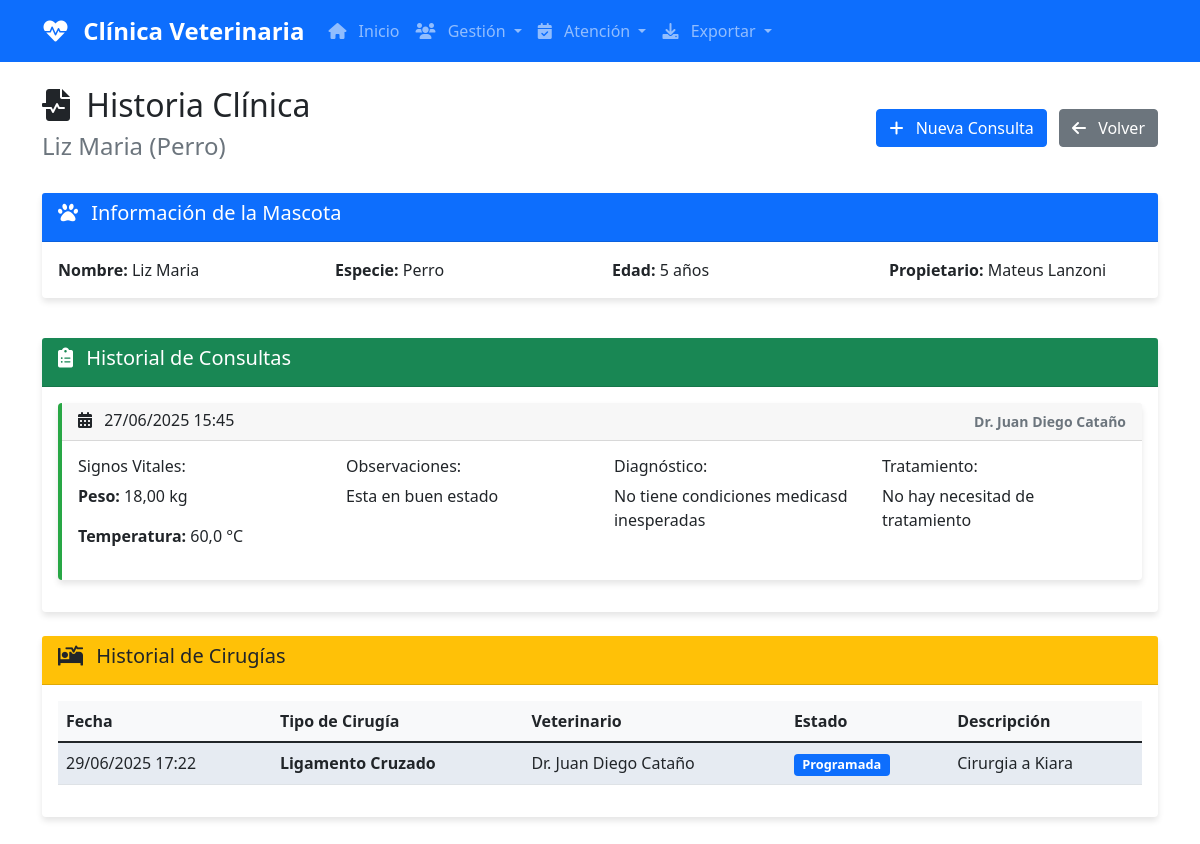
Screenshot of /mascotas/2/historia/ with the database file from the repository.
### core/models.py (models this page shows, shortened)
class Mascota(models.Model):
    ESPECIES = [
        ("Perro", "Perro"),
        ("Gato",  "Gato"),
        ("Ave",   "Ave"),
        ("Otro",  "Otro"),
    ]
    nombre      = models.CharField(max_length=100)
    especie     = models.CharField(max_length=20, choices=ESPECIES)
    edad        = models.PositiveIntegerField()
    propietario = models.ForeignKey(Propietario, on_delete=models.CASCADE)

class Propietario(models.Model):
    nombre   = models.CharField(max_length=100)
    telefono = models.CharField(max_length=20)
    email    = models.EmailField()

class BitacoraConsulta(models.Model):
    fecha = models.DateTimeField(auto_now_add=True)
    mascota = models.ForeignKey(Mascota, on_delete=models.CASCADE, related_name='bitacoras')
    veterinario = models.ForeignKey(Veterinario, on_delete=models.CASCADE, null=True, blank=True)
    observaciones = models.TextField()
    diagnostico = models.TextField()
    tratamiento = models.TextField()
    medicamentos_recetados = models.ManyToManyField(Medicamento, blank=True)
    peso = models.DecimalField(max_digits=5, decimal_places=2, null=True, blank=True)
    temperatura = models.DecimalField(max_digits=4, decimal_places=1, null=True, blank=True)
    class Meta:
        ordering = ['-fecha']

class Veterinario(models.Model):
    nombre = models.CharField(max_length=100)
    especialidad = models.CharField(max_length=100)
    telefono = models.CharField(max_length=20)

class Cirugia(models.Model):
    ESTADOS = [
        ('programada', 'Programada'),
        ('en_proceso', 'En Proceso'),
        ('completada', 'Completada'),
        ('cancelada', 'Cancelada'),
    ]
    fecha = models.DateTimeField()
    tipo_cirugia = models.CharField(max_length=200)
    descripcion = models.TextField()
    estado = models.CharField(max_length=20, choices=ESTADOS, default='programada')
    mascota = models.ForeignKey(Mascota, on_delete=models.CASCADE)
    veterinario = models.ForeignKey(Veterinario, on_delete=models.CASCADE)
    fecha_creacion = models.DateTimeField(auto_now_add=True)
    fecha_actualizacion = models.DateTimeField(auto_now=True)

### core/views.py (the view)
# urls.py: path("mascotas/<int:mascota_id>/historia/", views.historia_clinica, name="historia_clinica"),
def historia_clinica(request, mascota_id):
    mascota = get_object_or_404(Mascota, id=mascota_id)
    bitacoras = BitacoraConsulta.objects.filter(mascota=mascota).order_by('-fecha')
    cirugias = Cirugia.objects.filter(mascota=mascota).order_by('-fecha')
    context = {
        'mascota': mascota,
        'bitacoras': bitacoras,
        'cirugias': cirugias,
    }
    logger.info(f"Historia clínica generada para mascota: {mascota.nombre}")
    return render(request, "historia_clinica.html", context)

### templates/historia_clinica.html (shortened to what this page needs)
{% extends "base.html" %}
{% block content %}
<div class="container mt-4">
    <div class="d-flex justify-content-between align-items-center mb-4">
        <div>
            <h2><i class="fas fa-file-medical-alt"></i> Historia Clínica</h2>
            <h4 class="text-muted">{{ mascota.nombre }} ({{ mascota.especie }})</h4>
        </div>
        <div>
            <a href="{% url 'bitacora_crear' %}" class="btn btn-primary me-2">
                <i class="fas fa-plus"></i> Nueva Consulta
            </a>
            <a href="{% url 'mascotas_lista' %}" class="btn btn-secondary">
                <i class="fas fa-arrow-left"></i> Volver
            </a>
        </div>
    </div>
    <div class="row mb-4">
        <div class="col-md-12">
            <div class="card">
                <div class="card-header bg-primary text-white">
                    <h5><i class="fas fa-paw"></i> Información de la Mascota</h5>
                </div>
                <div class="card-body">
                    <div class="row">
                        <div class="col-md-3">
                            <strong>Nombre:</strong> {{ mascota.nombre }}
                        </div>
                        <div class="col-md-3">
                            <strong>Especie:</strong> {{ mascota.especie }}
                        </div>
                        <div class="col-md-3">
                            <strong>Edad:</strong> {{ mascota.edad }} años
                        </div>
                        <div class="col-md-3">
                            <strong>Propietario:</strong> {{ mascota.propietario.nombre }}
                        </div>
                    </div>
                </div>
            </div>
        </div>
    </div>
    {% if bitacoras %}
        <div class="card mb-4">
            <div class="card-header bg-success text-white">
                <h5><i class="fas fa-clipboard-list"></i> Historial de Consultas</h5>
            </div>
            <div class="card-body">
                {% for bitacora in bitacoras %}
                    <div class="card mb-3 border-left-success">
                        <div class="card-header">
                            <div class="d-flex justify-content-between">
                                <h6 class="mb-0">
                                    <i class="fas fa-calendar-alt"></i>
                                    {{ bitacora.fecha|date:"d/m/Y H:i" }}
                                </h6>
                                <small class="text-muted">
                                    {% if bitacora.veterinario %}
                                        Dr. {{ bitacora.veterinario.nombre }}
                                    {% else %}
                                        Veterinario no asignado
                                    {% endif %}
                                </small>
                            </div>
                        </div>
                        <div class="card-body">
                            <div class="row">
                                {% if bitacora.peso or bitacora.temperatura %}
                                <div class="col-md-3">
                                    <h6>Signos Vitales:</h6>
                                    {% if bitacora.peso %}<p><strong>Peso:</strong> {{ bitacora.peso }} kg</p>{% endif %}
                                    {% if bitacora.temperatura %}<p><strong>Temperatura:</strong> {{ bitacora.temperatura }} °C</p>{% endif %}
                                </div>
                                {% endif %}
                                <div class="col-md-{% if bitacora.peso or bitacora.temperatura %}9{% else %}12{% endif %}">
                                    <div class="row">
                                        <div class="col-md-4">
                                            <h6>Observaciones:</h6>
                                            <p>{{ bitacora.observaciones }}</p>
                                        </div>
                                        <div class="col-md-4">
                                            <h6>Diagnóstico:</h6>
                                            <p>{{ bitacora.diagnostico }}</p>
                                        </div>
                                        <div class="col-md-4">
                                            <h6>Tratamiento:</h6>
                                            <p>{{ bitacora.tratamiento }}</p>
                                        </div>
                                    </div>
                                </div>
                            </div>
                        </div>
                    </div>
                {% endfor %}
            </div>
        </div>
    {% endif %}
    {% if cirugias %}
        <div class="card mb-4">
            <div class="card-header bg-warning text-dark">
                <h5><i class="fas fa-procedures"></i> Historial de Cirugías</h5>
            </div>
            <div class="card-body">
                <div class="table-responsive">
                    <table class="table table-striped">
                        <thead>
                            <tr>
                                <th>Fecha</th>
                                <th>Tipo de Cirugía</th>
                                <th>Veterinario</th>
                                <th>Estado</th>
                                <th>Descripción</th>
                            </tr>
                        </thead>
                        <tbody>
                            {% for cirugia in cirugias %}
                            <tr>
                                <td>{{ cirugia.fecha|date:"d/m/Y H:i" }}</td>
                                <td><strong>{{ cirugia.tipo_cirugia }}</strong></td>
                                <td>Dr. {{ cirugia.veterinario.nombre }}</td>
                                <td>
                                    {% if cirugia.estado == 'programada' %}
                                        <span class="badge bg-primary">Programada</span>
                                    {% elif cirugia.estado == 'en_proceso' %}
                                        <span class="badge bg-warning">En Proceso</span>
                                    {% elif cirugia.estado == 'completada' %}
                                        <span class="badge bg-success">Completada</span>
                                    {% elif cirugia.estado == 'cancelada' %}
                                        <span class="badge bg-danger">Cancelada</span>
                                    {% endif %}
                                </td>
                                <td>{{ cirugia.descripcion|truncatechars:100 }}</td>
                            </tr>
                            {% endfor %}
                        </tbody>
                    </table>
                </div>
            </div>
        </div>
    {% endif %}
</div>
{% endblock %}

### static/css/estilo.css (style rules this page uses)
.card { box-shadow: 0 4px 6px rgba(0, 0, 0, 0.1); border: none; margin-bottom: 1rem; }
.card-header { font-weight: bold; }
.table th { font-weight: 600; background-color: #f8f9fa; }
.table-striped tbody tr:nth-of-type(odd) { background-color: rgba(0, 123, 255, 0.05); }
.badge { font-size: 0.8em; }
.border-left-success { border-left: 4px solid #28a745 !important; }
.fas, .far { margin-right: 0.5rem; }
body { padding-bottom: 2rem; }

### templates/historia_clinica.html (style rules this page uses)
.border-left-success { border-left: 4px solid #28a745 !important; }

### rows the page displays
Mascota: nombre "Liz Maria", especie "Perro", edad "5", propietario.nombre "Mateus Lanzoni"
BitacoraConsulta: fecha "27/06/2025 15:45", veterinario.nombre "Juan Diego Cataño", peso "18,00", temperatura "60,0", observaciones "Esta en buen estado", diagnostico "No tiene condiciones medicasd inesperadas", tratamiento "No hay necesitad de tratamiento"
Cirugia: fecha "29/06/2025 17:22", tipo_cirugia "Ligamento Cruzado", veterinario.nombre "Juan Diego Cataño", estado "Programada", descripcion "Cirurgia a Kiara"
